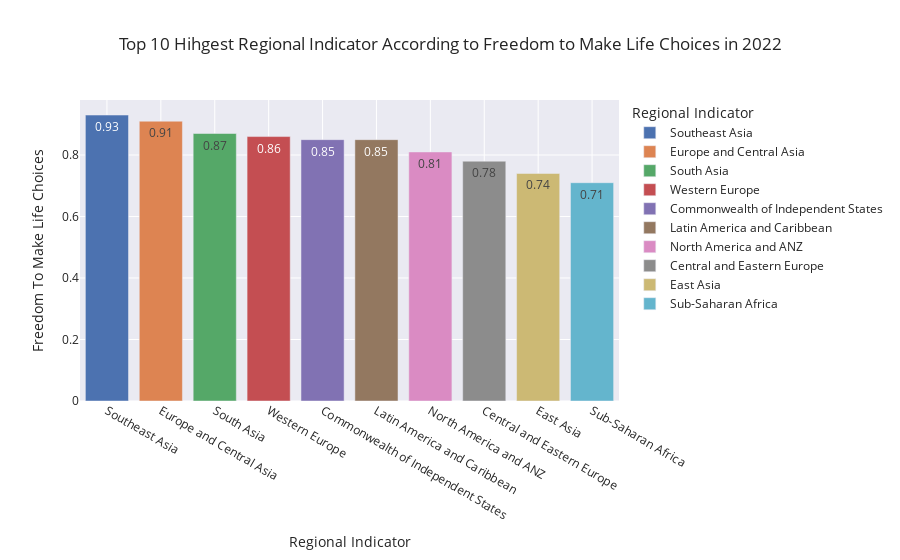

This figure's notebook cell:
### Markdown cell above
4. Berdasarkan regional indicator dimana saja yang memiliki kebebasan untuk membuat pilihan hidup tertinggi di tahun 2022?

### Code cell
#Top 10 regional indicator yang memiliki kebebasan tertinggi untuk untuk membuat pilihan hidup pada tahun 2022
freedom_regional = pd.DataFrame(happiness_freedom.groupby('Regional Indicator')[['Regional Indicator','Freedom To Make Life Choices']].mean().sort_values('Freedom To Make Life Choices', ascending=False).round(2).head(10))
fig = px.bar(freedom_regional, x = freedom_regional.index, y = 'Freedom To Make Life Choices',
            title = 'Top 10 Hihgest Regional Indicator According to Freedom to Make Life Choices in 2022', template = 'seaborn', color = freedom_regional.index, text = 'Freedom To Make Life Choices')
fig.show()
freedom_regional

### Figure 1 — Plotly figure (JSON) as saved in the notebook; plotly's stock layout.template omitted (floating-point values rounded to 4 significant figures)
{"data": [{"alignmentgroup": "True", "hovertemplate": "Regional Indicator=%{x}<br>Freedom To Make Life Choices=%{text}<extra></extra>", "legendgroup": "Southeast Asia", "marker": {"color": "rgb(76,114,176)", "pattern": {"shape": ""}}, "name": "Southeast Asia", "offsetgroup": "Southeast Asia", "orientation": "v", "showlegend": true, "text": [0.93], "textposition": "auto", "type": "bar", "x": ["Southeast Asia"], "xaxis": "x", "y": [0.93], "yaxis": "y"}, {"alignmentgroup": "True", "hovertemplate": "Regional Indicator=%{x}<br>Freedom To Make Life Choices=%{text}<extra></extra>", "legendgroup": "Europe and Central Asia", "marker": {"color": "rgb(221,132,82)", "pattern": {"shape": ""}}, "name": "Europe and Central Asia", "offsetgroup": "Europe and Central Asia", "orientation": "v", "showlegend": true, "text": [0.91], "textposition": "auto", "type": "bar", "x": ["Europe and Central Asia"], "xaxis": "x", "y": [0.91], "yaxis": "y"}, {"alignmentgroup": "True", "hovertemplate": "Regional Indicator=%{x}<br>Freedom To Make Life Choices=%{text}<extra></extra>", "legendgroup": "South Asia", "marker": {"color": "rgb(85,168,104)", "pattern": {"shape": ""}}, "name": "South Asia", "offsetgroup": "South Asia", "orientation": "v", "showlegend": true, "text": [0.87], "textposition": "auto", "type": "bar", "x": ["South Asia"], "xaxis": "x", "y": [0.87], "yaxis": "y"}, {"alignmentgroup": "True", "hovertemplate": "Regional Indicator=%{x}<br>Freedom To Make Life Choices=%{text}<extra></extra>", "legendgroup": "Western Europe", "marker": {"color": "rgb(196,78,82)", "pattern": {"shape": ""}}, "name": "Western Europe", "offsetgroup": "Western Europe", "orientation": "v", "showlegend": true, "text": [0.86], "textposition": "auto", "type": "bar", "x": ["Western Europe"], "xaxis": "x", "y": [0.86], "yaxis": "y"}, {"alignmentgroup": "True", "hovertemplate": "Regional Indicator=%{x}<br>Freedom To Make Life Choices=%{text}<extra></extra>", "legendgroup": "Commonwealth of Independent States", "marker": {"color": "rgb(129,114,179)", "pattern": {"shape": ""}}, "name": "Commonwealth of Independent States", "offsetgroup": "Commonwealth of Independent States", "orientation": "v", "showlegend": true, "text": [0.85], "textposition": "auto", "type": "bar", "x": ["Commonwealth of Independent States"], "xaxis": "x", "y": [0.85], "yaxis": "y"}, {"alignmentgroup": "True", "hovertemplate": "Regional Indicator=%{x}<br>Freedom To Make Life Choices=%{text}<extra></extra>", "legendgroup": "Latin America and Caribbean", "marker": {"color": "rgb(147,120,96)", "pattern": {"shape": ""}}, "name": "Latin America and Caribbean", "offsetgroup": "Latin America and Caribbean", "orientation": "v", "showlegend": true, "text": [0.85], "textposition": "auto", "type": "bar", "x": ["Latin America and Caribbean"], "xaxis": "x", "y": [0.85], "yaxis": "y"}, {"alignmentgroup": "True", "hovertemplate": "Regional Indicator=%{x}<br>Freedom To Make Life Choices=%{text}<extra></extra>", "legendgroup": "North America and ANZ", "marker": {"color": "rgb(218,139,195)", "pattern": {"shape": ""}}, "name": "North America and ANZ", "offsetgroup": "North America and ANZ", "orientation": "v", "showlegend": true, "text": [0.81], "textposition": "auto", "type": "bar", "x": ["North America and ANZ"], "xaxis": "x", "y": [0.81], "yaxis": "y"}, {"alignmentgroup": "True", "hovertemplate": "Regional Indicator=%{x}<br>Freedom To Make Life Choices=%{text}<extra></extra>", "legendgroup": "Central and Eastern Europe", "marker": {"color": "rgb(140,140,140)", "pattern": {"shape": ""}}, "name": "Central and Eastern Europe", "offsetgroup": "Central and Eastern Europe", "orientation": "v", "showlegend": true, "text": [0.78], "textposition": "auto", "type": "bar", "x": ["Central and Eastern Europe"], "xaxis": "x", "y": [0.78], "yaxis": "y"}, {"alignmentgroup": "True", "hovertemplate": "Regional Indicator=%{x}<br>Freedom To Make Life Choices=%{text}<extra></extra>", "legendgroup": "East Asia", "marker": {"color": "rgb(204,185,116)", "pattern": {"shape": ""}}, "name": "East Asia", "offsetgroup": "East Asia", "orientation": "v", "showlegend": true, "text": [0.74], "textposition": "auto", "type": "bar", "x": ["East Asia"], "xaxis": "x", "y": [0.74], "yaxis": "y"}, {"alignmentgroup": "True", "hovertemplate": "Regional Indicator=%{x}<br>Freedom To Make Life Choices=%{text}<extra></extra>", "legendgroup": "Sub-Saharan Africa", "marker": {"color": "rgb(100,181,205)", "pattern": {"shape": ""}}, "name": "Sub-Saharan Africa", "offsetgroup": "Sub-Saharan Africa", "orientation": "v", "showlegend": true, "text": [0.71], "textposition": "auto", "type": "bar", "x": ["Sub-Saharan Africa"], "xaxis": "x", "y": [0.71], "yaxis": "y"}], "layout": {"barmode": "relative", "legend": {"title": {"text": "Regional Indicator"}, "tracegroupgap": 0}, "title": {"text": "Top 10 Hihgest Regional Indicator According to Freedom to Make Life Choices in 2022"}, "xaxis": {"anchor": "y", "categoryarray": ["Southeast Asia", "Europe and Central Asia", "South Asia", "Western Europe", "Commonwealth of Independent States", "Latin America and Caribbean", "North America and ANZ", "Central and Eastern Europe", "East Asia", "Sub-Saharan Africa"], "categoryorder": "array", "domain": [0, 1], "title": {"text": "Regional Indicator"}}, "yaxis": {"anchor": "x", "domain": [0, 1], "title": {"text": "Freedom To Make Life Choices"}}}}
